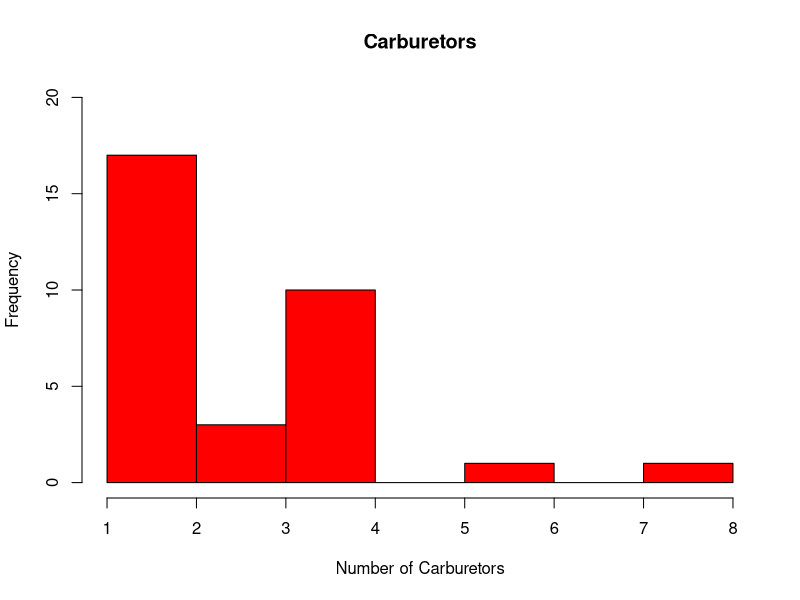
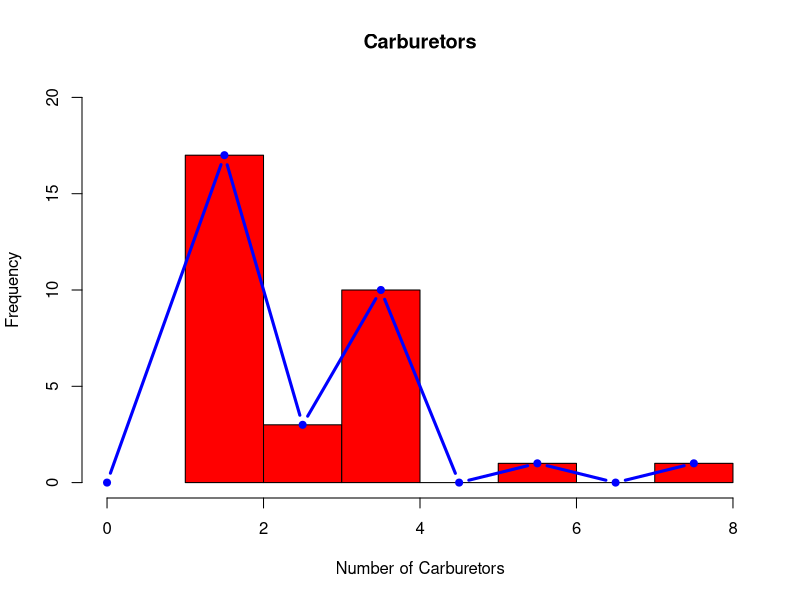
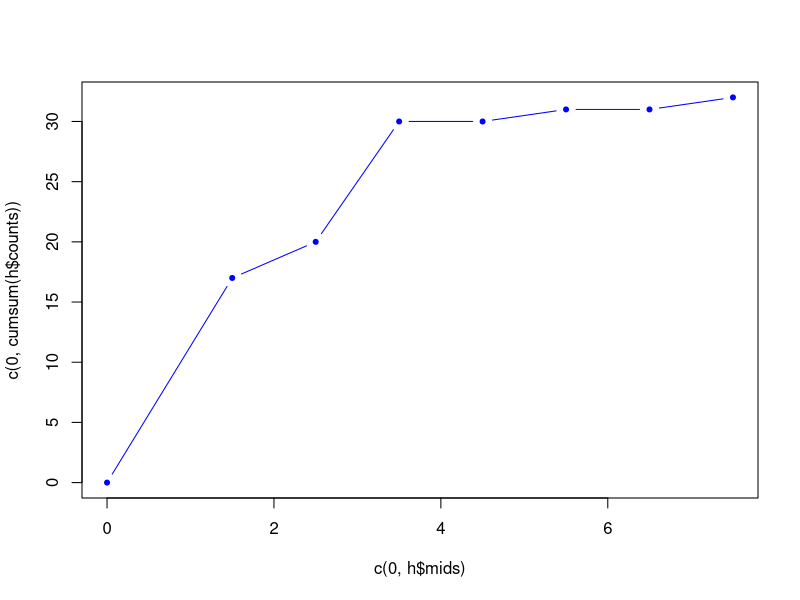

Write the R code that produced these figures, in order.
## ---- chunk 1
h= hist(mtcars$carb, main = "Carburetors", ylim=c(0,20), col="red", xlab="Number of Carburetors")
hist(mtcars$carb, main = "Carburetors", xlim=c(0,8), ylim=c(0,20), col="red", xlab="Number of Carburetors")
lines(c(0,h$mids),c(0,h$counts), type = "b", pch = 20, col = "blue", lwd = 3)
## ---- chunk 2
plot(c(0,h$mids), c(0,cumsum(h$counts)), type = "b", col = "blue", pch = 20)
